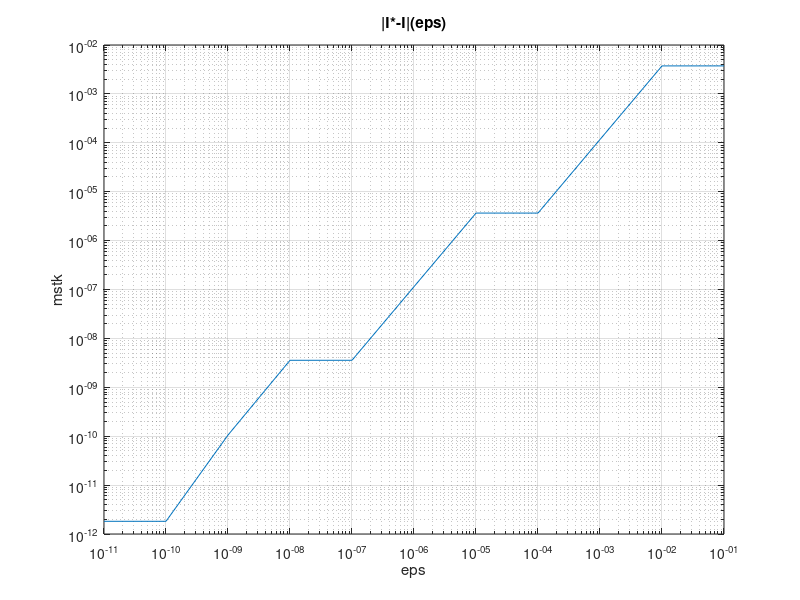
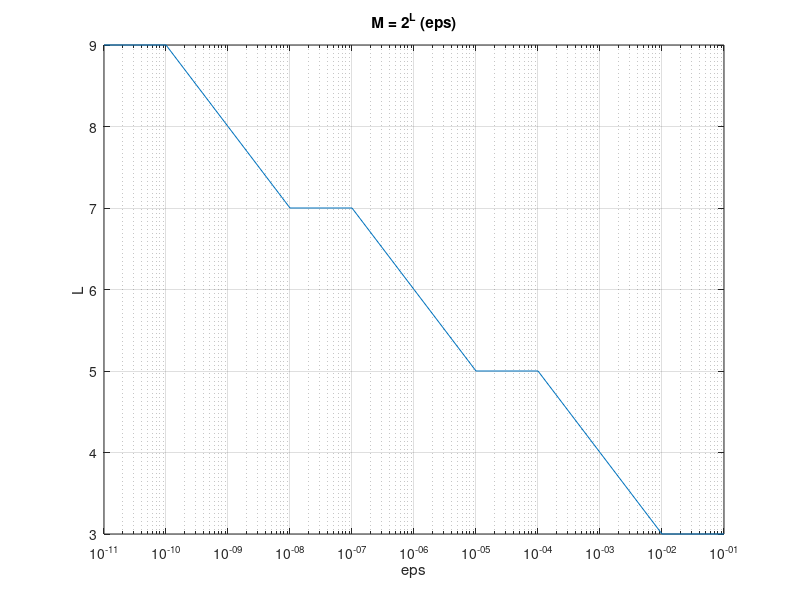
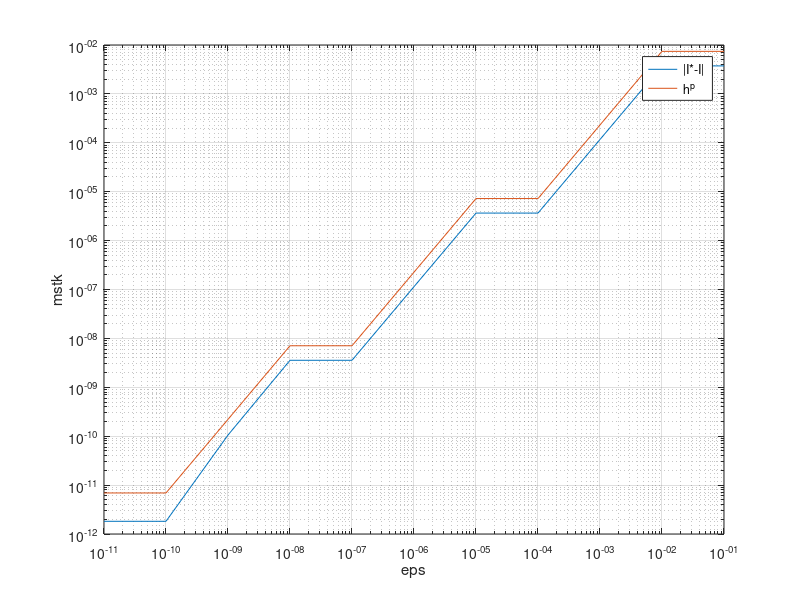

Source code (MATLAB) for these figures, in order:
A = load('output1.txt');
eps = A(:, 1);
mstk = A(:, 2);
loglog(eps, mstk)
grid on
hold on
xlabel('eps')
ylabel('mstk')
title('|I*-I|(eps)')

figure
A = load('output2.txt');
eps = A(:, 1);
L = A(:, 2);
semilogx(eps, L)
grid on
hold on
xlabel('eps')
ylabel('L')
title('M = 2^L (eps)')

figure 
A = load('output3.txt');
eps = A(:, 1);
mstk = A(:, 2);
h = A(:, 3);
loglog(eps, mstk)
grid on
hold on
loglog(eps, h)
xlabel('eps')
ylabel('mstk')
legend('|I*-I|', 'h^p')